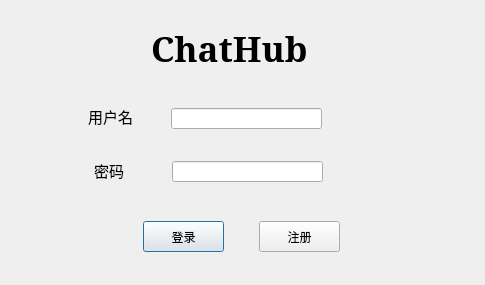
<?xml version="1.0" encoding="UTF-8"?>
<ui version="4.0">
 <class>LoginDialog</class>
 <widget class="QDialog" name="LoginDialog">
  <property name="geometry">
   <rect>
    <x>0</x>
    <y>0</y>
    <width>485</width>
    <height>285</height>
   </rect>
  </property>
  <property name="minimumSize">
   <size>
    <width>485</width>
    <height>285</height>
   </size>
  </property>
  <property name="maximumSize">
   <size>
    <width>485</width>
    <height>285</height>
   </size>
  </property>
  <property name="windowTitle">
   <string>Dialog</string>
  </property>
  <widget class="QLabel" name="label">
   <property name="geometry">
    <rect>
     <x>151</x>
     <y>23</y>
     <width>191</width>
     <height>51</height>
    </rect>
   </property>
   <property name="font">
    <font>
     <family>Constantia</family>
     <pointsize>40</pointsize>
    </font>
   </property>
   <property name="text">
    <string>&lt;html&gt;&lt;head/&gt;&lt;body&gt;&lt;p&gt;&lt;span style=&quot; font-size:26pt; font-weight:600;&quot;&gt;ChatHub&lt;/span&gt;&lt;/p&gt;&lt;/body&gt;&lt;/html&gt;</string>
   </property>
   <property name="textFormat">
    <enum>Qt::AutoText</enum>
   </property>
   <property name="scaledContents">
    <bool>false</bool>
   </property>
  </widget>
  <widget class="QLabel" name="label_2">
   <property name="geometry">
    <rect>
     <x>88</x>
     <y>106</y>
     <width>61</width>
     <height>21</height>
    </rect>
   </property>
   <property name="font">
    <font>
     <family>微软雅黑</family>
     <pointsize>11</pointsize>
    </font>
   </property>
   <property name="text">
    <string>用户名</string>
   </property>
  </widget>
  <widget class="QLabel" name="label_3">
   <property name="geometry">
    <rect>
     <x>94</x>
     <y>160</y>
     <width>41</width>
     <height>21</height>
    </rect>
   </property>
   <property name="font">
    <font>
     <family>微软雅黑</family>
     <pointsize>11</pointsize>
    </font>
   </property>
   <property name="text">
    <string>密码</string>
   </property>
  </widget>
  <widget class="QLineEdit" name="nameline">
   <property name="geometry">
    <rect>
     <x>171</x>
     <y>108</y>
     <width>151</width>
     <height>21</height>
    </rect>
   </property>
  </widget>
  <widget class="QLineEdit" name="pwdline">
   <property name="geometry">
    <rect>
     <x>172</x>
     <y>161</y>
     <width>151</width>
     <height>21</height>
    </rect>
   </property>
   <property name="text">
    <string/>
   </property>
   <property name="echoMode">
    <enum>QLineEdit::Password</enum>
   </property>
  </widget>
  <widget class="QPushButton" name="login_button">
   <property name="geometry">
    <rect>
     <x>143</x>
     <y>221</y>
     <width>81</width>
     <height>31</height>
    </rect>
   </property>
   <property name="text">
    <string>登录</string>
   </property>
  </widget>
  <widget class="QPushButton" name="register_button">
   <property name="geometry">
    <rect>
     <x>259</x>
     <y>221</y>
     <width>81</width>
     <height>31</height>
    </rect>
   </property>
   <property name="text">
    <string>注册</string>
   </property>
  </widget>
 </widget>
 <resources/>
 <connections/>
</ui>
